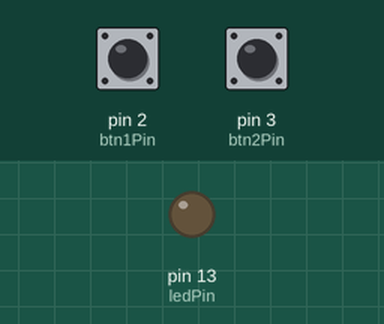
Simulated run of this program. Board: Arduino Uno, built with avr-gcc and run on an emulated ATmega328P. On the bench: output pins drawn as LEDs (lit = HIGH). The inputs (shaded band) are chosen by the test bench; at power-on: pin 2 (btn1Pin) HIGH, pin 3 (btn2Pin) HIGH.

Above: at 1.2 s.
1.3 s: pin 2 (btn1Pin) pulled LOW for 0.15 s
At 1.37 s:
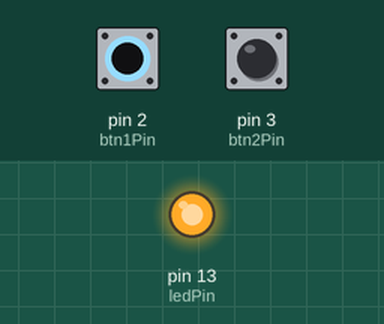
2.9 s: pin 2 (btn1Pin) pulled LOW for 3.2 s
At 7.3 s:
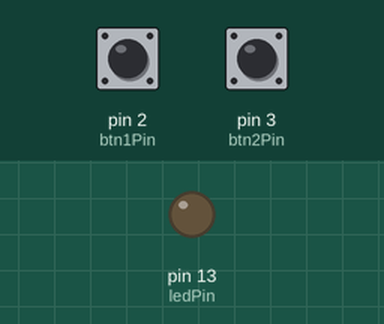
7.6 s: pin 3 (btn2Pin) pulled LOW for 3.2 s
At 8.4 s:
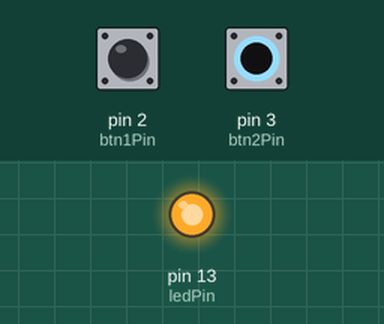
Timing chart, 0 to 12.3 s (numbered marks = the images above; inputs shaded):
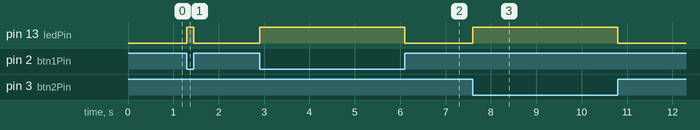

Measured:
- after the input at 1.3 s, pin 13 (ledPin): LOW → HIGH at once, → LOW 0.15 s later
- after the input at 2.9 s, pin 13 (ledPin): LOW → HIGH at once, → LOW 3.2 s later
- after the input at 7.6 s, pin 13 (ledPin): LOW → HIGH at once, → LOW 3.2 s later

The program:

main.cpp
```cpp
#include "blinkingLED.cpp"
#include "potentiometer.cpp"
#include "rgbLED.cpp"

BlinkingLED LED;
Pot Pot;
RGB RGB;

int btn1Pin = 2;
int btn2Pin = 3;
int ledPin = 13;

void setup()
{
	// RGB.setup();
	pinMode(btn1Pin, INPUT);
	pinMode(btn2Pin, INPUT);
	pinMode(ledPin, OUTPUT);
}

void loop()
{
	int btn1State, btn2State;

	btn1State = digitalRead(btn1Pin);
	btn2State = digitalRead(btn2Pin);

	if ((btn1State == LOW || btn2State == LOW) && !(btn1State == LOW && btn2State == LOW))
	{
		digitalWrite(ledPin, HIGH);
	}
	else
	{
		digitalWrite(ledPin, LOW);
	}
}
```

blinkingLED.cpp
```cpp
#ifndef BLINKINGLED_H
#define BLINKINGLED_H
#include <Arduino.h>

class BlinkingLED
{
public:
    const int LEDPin1 = 12;
    const int LEDPin2 = 11;
    int iterator = 0;

    void setup()
    {
        pinMode(LEDPin1, OUTPUT);
        pinMode(LEDPin2, OUTPUT);
        digitalWrite(LEDPin2, HIGH);
        delay(500);
    }

    void loop()
    {
        if (iterator < 10) {
            digitalWrite(LEDPin1, HIGH);
            digitalWrite(LEDPin2, LOW);
            delay(500);

            digitalWrite(LEDPin1, LOW);
            digitalWrite(LEDPin2, HIGH);
            delay(500);

            iterator++;
        }
    }
};

#endif
```

potentiometer.cpp
```cpp
#include <Arduino.h>

#ifndef POT_H
#define POT_H
class Pot
{
public:
    int sensorPin = 0;
    int ledYPin = 13;
    int ledGPin = 12;

    void setup()
    {
        pinMode(ledYPin, OUTPUT);
        pinMode(ledGPin, OUTPUT);
    }

    void loop()
    {
        int sensorValue;
        sensorValue = analogRead(sensorPin);

        digitalWrite(ledYPin, HIGH);
        digitalWrite(ledGPin, LOW);
        delay(sensorValue);

        digitalWrite(ledYPin, LOW);
        digitalWrite(ledGPin, HIGH);
        delay(sensorValue);
    }
};
#endif
```

rgbLED.cpp
```cpp
#include <Arduino.h>

#ifndef RGB_H
#define RGB_H
class RGB
{
public:
    const int redLedPin = 13;
    const int greenLedPin = 12;
    const int blueLedPin = 11;
    const int sensorPin = 0;

    int iterator = 0;
    int sensorValue = 0;

    void setup()
    {
        pinMode(redLedPin, OUTPUT);
        pinMode(greenLedPin, OUTPUT);
        pinMode(blueLedPin, OUTPUT);

        Serial.begin(9600);
    }

    void loop()
    {
        sensorValue = analogRead(sensorPin);

        if (iterator >= 768)
        {
            iterator = 0;
        }
        showSpectrum(iterator);
        delay(sensorValue);

        iterator++;
    }

    void showSpectrum(int color)
    {
        int redIntensity, greenIntensity, blueIntensity;
        if (color <= 255)
        {
            redIntensity = 255 - color;
            greenIntensity = color;
            blueIntensity = 0;
        }
        else if (color <= 511)
        {
            redIntensity = 0;
            greenIntensity = 255 - (color - 256);
            blueIntensity = color - 256;
        }
        else
        {
            redIntensity = color - 512;
            greenIntensity = 0;
            blueIntensity = 255 - (color - 512);
        }

        analogWrite(redLedPin, redIntensity);
        analogWrite(greenLedPin, greenIntensity);
        analogWrite(blueLedPin, blueIntensity);

        // Serial.print("Red:");
        // Serial.print(redIntensity);
        // Serial.print(" Green:");
        // Serial.print(greenIntensity);
        // Serial.print(" Blue:");
        // Serial.println(blueIntensity);

    }
};

#endif
```
